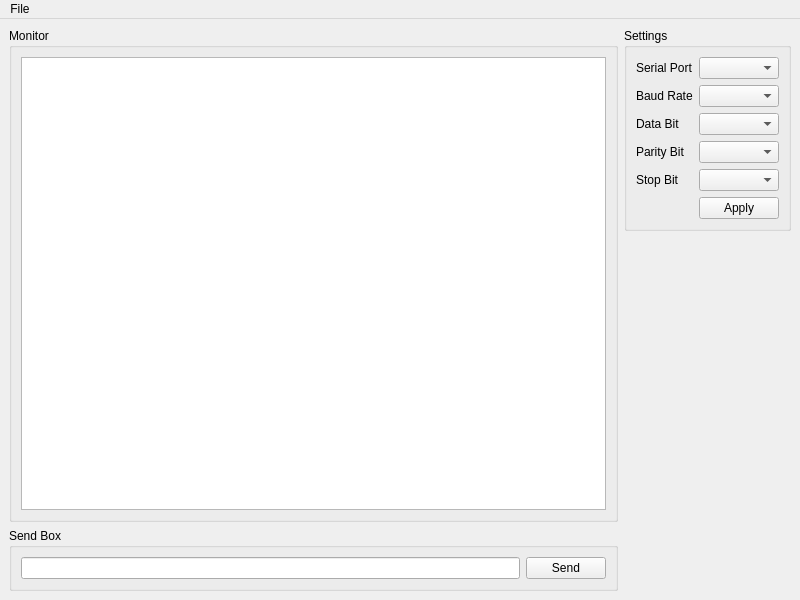
<?xml version="1.0" encoding="UTF-8"?>
<ui version="4.0">
 <class>MainWindow</class>
 <widget class="QMainWindow" name="MainWindow">
  <property name="geometry">
   <rect>
    <x>0</x>
    <y>0</y>
    <width>800</width>
    <height>600</height>
   </rect>
  </property>
  <property name="windowTitle">
   <string>SerialMonitor</string>
  </property>
  <widget class="QWidget" name="centralwidget">
   <layout class="QGridLayout" name="gridLayout">
    <item row="2" column="0">
     <widget class="QGroupBox" name="sendGroupBox">
      <property name="sizePolicy">
       <sizepolicy hsizetype="Preferred" vsizetype="Fixed">
        <horstretch>0</horstretch>
        <verstretch>0</verstretch>
       </sizepolicy>
      </property>
      <property name="title">
       <string>Send Box</string>
      </property>
      <layout class="QHBoxLayout" name="horizontalLayout">
       <item>
        <widget class="QLineEdit" name="sendLineEdit"/>
       </item>
       <item>
        <widget class="QPushButton" name="sendPushButton">
         <property name="text">
          <string>Send</string>
         </property>
        </widget>
       </item>
      </layout>
     </widget>
    </item>
    <item row="0" column="0" rowspan="2">
     <widget class="QGroupBox" name="monitorGroupBox">
      <property name="sizePolicy">
       <sizepolicy hsizetype="Preferred" vsizetype="Preferred">
        <horstretch>0</horstretch>
        <verstretch>0</verstretch>
       </sizepolicy>
      </property>
      <property name="title">
       <string>Monitor</string>
      </property>
      <layout class="QGridLayout" name="gridLayout_2">
       <item row="0" column="0">
        <widget class="QTextEdit" name="textEdit"/>
       </item>
      </layout>
     </widget>
    </item>
    <item row="0" column="1">
     <widget class="QGroupBox" name="settingsGroupBox">
      <property name="sizePolicy">
       <sizepolicy hsizetype="Preferred" vsizetype="Fixed">
        <horstretch>0</horstretch>
        <verstretch>0</verstretch>
       </sizepolicy>
      </property>
      <property name="title">
       <string>Settings</string>
      </property>
      <layout class="QGridLayout" name="gridLayout_3">
       <item row="0" column="0">
        <widget class="QLabel" name="serialPortLabel">
         <property name="text">
          <string>Serial Port</string>
         </property>
        </widget>
       </item>
       <item row="0" column="1">
        <widget class="QComboBox" name="serialPortComboBox"/>
       </item>
       <item row="1" column="0">
        <widget class="QLabel" name="baudRateLabel">
         <property name="text">
          <string>Baud Rate</string>
         </property>
        </widget>
       </item>
       <item row="1" column="1">
        <widget class="QComboBox" name="baudRateComboBox"/>
       </item>
       <item row="2" column="0">
        <widget class="QLabel" name="dataBitLabel">
         <property name="text">
          <string>Data Bit</string>
         </property>
        </widget>
       </item>
       <item row="2" column="1">
        <widget class="QComboBox" name="dataBitComboBox"/>
       </item>
       <item row="3" column="0">
        <widget class="QLabel" name="parityLabel">
         <property name="text">
          <string>Parity Bit</string>
         </property>
        </widget>
       </item>
       <item row="3" column="1">
        <widget class="QComboBox" name="parityComboBox"/>
       </item>
       <item row="4" column="0">
        <widget class="QLabel" name="stopBitLabel">
         <property name="text">
          <string>Stop Bit</string>
         </property>
        </widget>
       </item>
       <item row="4" column="1">
        <widget class="QComboBox" name="stopBitComboBox"/>
       </item>
       <item row="5" column="1">
        <widget class="QPushButton" name="applyPushButton">
         <property name="text">
          <string>Apply</string>
         </property>
        </widget>
       </item>
      </layout>
     </widget>
    </item>
   </layout>
  </widget>
  <widget class="QMenuBar" name="menubar">
   <property name="geometry">
    <rect>
     <x>0</x>
     <y>0</y>
     <width>800</width>
     <height>21</height>
    </rect>
   </property>
   <widget class="QMenu" name="menuFIle">
    <property name="title">
     <string>File</string>
    </property>
    <addaction name="actionQuit"/>
   </widget>
   <addaction name="menuFIle"/>
  </widget>
  <action name="actionQuit">
   <property name="text">
    <string>Quit</string>
   </property>
  </action>
 </widget>
 <resources/>
 <connections/>
</ui>
